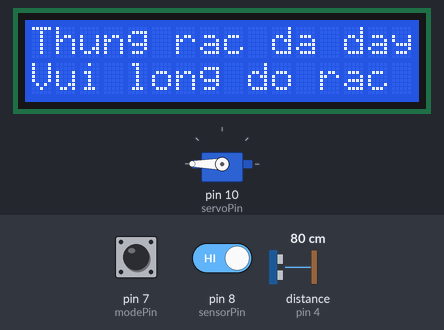
The sketch below on a simulated Arduino Uno, built with avr-gcc and run on an emulated ATmega328P. Shown: servo, 16×2 character LCD. The test bench sets the inputs (shaded band); at power-on: pin 7 (modePin) HIGH, pin 8 (sensorPin) HIGH, distance to the obstacle (sensor on pin 4) 80 cm. The echo pulse lasts 58.3 µs per cm; the audio player accepts every command and is not drawn; what the sketch prints to the serial monitor is not drawn.

Above: at 1.7 s.
1.8 s: pin 7 (modePin) pulled LOW for 0.15 s
At 2.18 s:
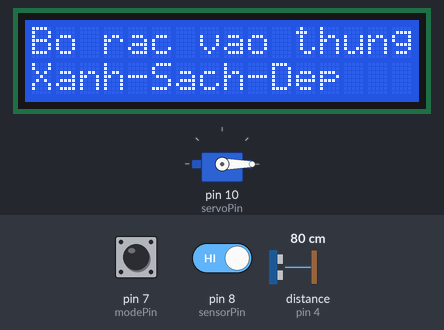
3.8 s: pin 7 (modePin) pulled LOW for 3.2 s
At 7.7 s:
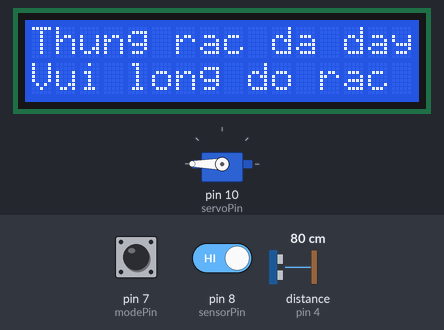
8.8 s: pin 7 (modePin) driven LOW and pin 8 (sensorPin) driven LOW
At 10.1 s:
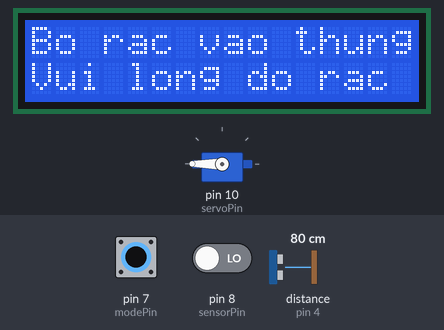
14.3 s: pin 7 (modePin) driven HIGH
At 17.3 s:
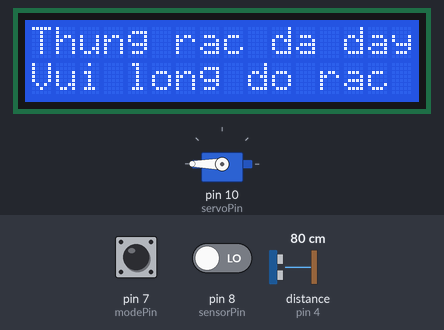
Timing chart, 0 to 18.3 s (numbered marks = the images above; inputs shaded):
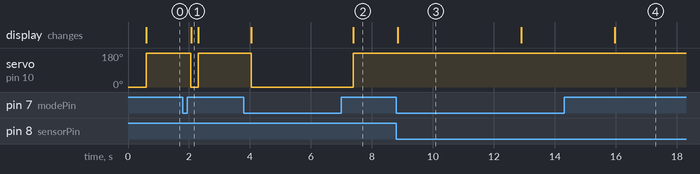

The sketch:

tra_code.ino
```cpp
//định nghĩa chân cảm biến khoảng cách sr04 4, 5
#define echoPin 4
#define trigPin 5

#include <Servo.h> //hàm điều khiển servo
#include <LiquidCrystal_I2C.h> //hàm hiển thị lcd


//khai báo thư viện
#include "SoftwareSerial.h" //giao tiếp với mp3
#include "DFRobotDFPlayerMini.h" //thư viện của module mp3


//khai báo chân giao tiếp giữa arduino và module mp3
static const uint8_t PIN_MP3_TX = 2;
static const uint8_t PIN_MP3_RX = 3;

SoftwareSerial softwareSerial(PIN_MP3_RX, PIN_MP3_TX); //khai báo giao tiếp giữa module mp3 và arduino

DFRobotDFPlayerMini player; //khởi tạo player điều khiển phát nhạc


Servo servo1; //khai báo servo 1

LiquidCrystal_I2C lcd(0x27, 16, 2); //lcd i2c 16x2

//khai báo các biến sử dụng
long duration; //biến thời gian truyền nhận

int distance = 11;

int servoPin = 10; //chân của servo là chân 10

int sensorPin = 8; //chân sensor là chân 8

int modePin = 7; //chân công tắc gạt

int nguongFull = 10; //đặt ngưỡng mà thùng rác đầy

void setup() {

  pinMode(trigPin, OUTPUT); // Sets the trigPin as an OUTPUT
  pinMode(echoPin, INPUT); // Sets the echoPin as an INPUT

  Serial.begin(9600); // // Serial Communication is starting with 9600 of baudrate speed

//khởi tạo giao tiếp giữa arduino với module mp3
    softwareSerial.begin(9600);

  // Start communication with DFPlayer Mini
  if (player.begin(softwareSerial)) {
   Serial.println("OK");
  }
  Serial.println("Ultrasonic Sensor HC-SR04 Test"); // print some text in Serial Monitor
  Serial.println("with Arduino UNO R3");

  //khởi tạo servo 1
  servo1.attach(servoPin);
  servo1.write(0);

//lcd init
  lcd.init();
  // bat led nen
  lcd.backlight();
}

bool flagFull = false; //cờ báo full


void loop() {


if(digitalRead(modePin) == LOW)
{
  if(digitalRead(8) == LOW && distance >= nguongFull)
  {
      servo1.write(180);
      lcd.setCursor(0, 0);
      lcd.print("Bo rac vao thung");
      player.volume(30);
      player.play(1);
      delay(4000);
      lcd.setCursor(0, 1);
      lcd.print("Xin cam on !   ");
      delay(2000);
      player.volume(30);
      player.play(2);
      delay(1000);
  }
  else
  {

    readDistance(distance);
    if(distance < nguongFull)
    {
      lcd.setCursor(0, 0);
      servo1.write(0);
      lcd.print("Thung rac da day");
      lcd.setCursor(0, 1);
      lcd.print("Vui long do rac");
      if(digitalRead(8) == LOW)
      {
        player.volume(30);
        player.play(3);
        delay(3000);
      }
    }
    else
    {
      flagFull = false;
      lcd.setCursor(0, 0);
      lcd.print("Bo rac vao thung");
      lcd.setCursor(0, 1);
      lcd.print("Xanh-Sach-Dep     ");
      servo1.write(0);
      readDistance(distance);
      Serial.println(distance);
    }
  }
}
else
{
  lcd.setCursor(0, 0);
  //in ra man hinh
  lcd.print("Thung rac da day");
  lcd.setCursor(0, 1);
  //in ra man hinh
  lcd.print("Vui long do rac");
  servo1.write(180);
}
}

//hàm đo thùng rác đã đầy hay chưa
void readDistance(int &distance)
{
  digitalWrite(trigPin, LOW);
  delayMicroseconds(2);
  digitalWrite(trigPin, HIGH);
  delayMicroseconds(10);
  digitalWrite(trigPin, LOW);
  duration = pulseIn(echoPin, HIGH); // đo thời gian truyền nhận
  distance = duration * 0.034 / 2;  //tính khoảng cách theo công tức s/2 = v*t
  delay(200);
}
```

Measured:
- after the input at 1.8 s, servo on pin 10 (servoPin): 180° → 0° after 0.27 s, → 180° 0.24 s later; the display: changes after 0.27 s (image 1)
- after the input at 3.8 s, servo on pin 10 (servoPin): 180° → 0° after 0.24 s, → 180° 3.3 s later; the display: first changes after 0.25 s (image 2 shows a later state)
- after the input at 8.8 s, the display: changes after 0.05 s (image 3)
- after the input at 14.3 s, the display: changes after 1.7 s (image 4)
- what the display in image 3 shows lasts 4.1 s, from 8.8 s to 12.9 s
